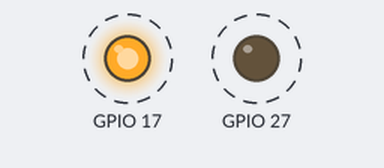
Recording of a program running on a simulated Raspberry Pi (BCM pin numbers). On the bench: output pins drawn as LEDs (lit = HIGH). Dashed ring = blinking.

Above: at 0.15 s.
Timing chart, 0 to 3.0 s (numbered marks = the images above):
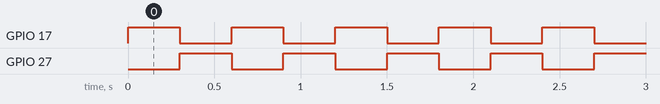

The program:

christmas.py
```python
#!/usr/bin/python

import RPi.GPIO as GPIO
import time

GPIO.setmode(GPIO.BCM)
GPIO.setwarnings(False)
GPIO.setup(17, GPIO.OUT)
GPIO.setup(27, GPIO.OUT)

lights = True

while 1:
	if lights:
		GPIO.output(27, GPIO.LOW)
		GPIO.output(17, GPIO.HIGH)
		lights = False
	else:
		GPIO.output(17, GPIO.LOW)
		GPIO.output(27, GPIO.HIGH)
		lights = True

	time.sleep(0.3)
```

Measured:
- by itself, GPIO 17, GPIO 27: alternates HIGH for 0.30 s and LOW for 0.30 s
